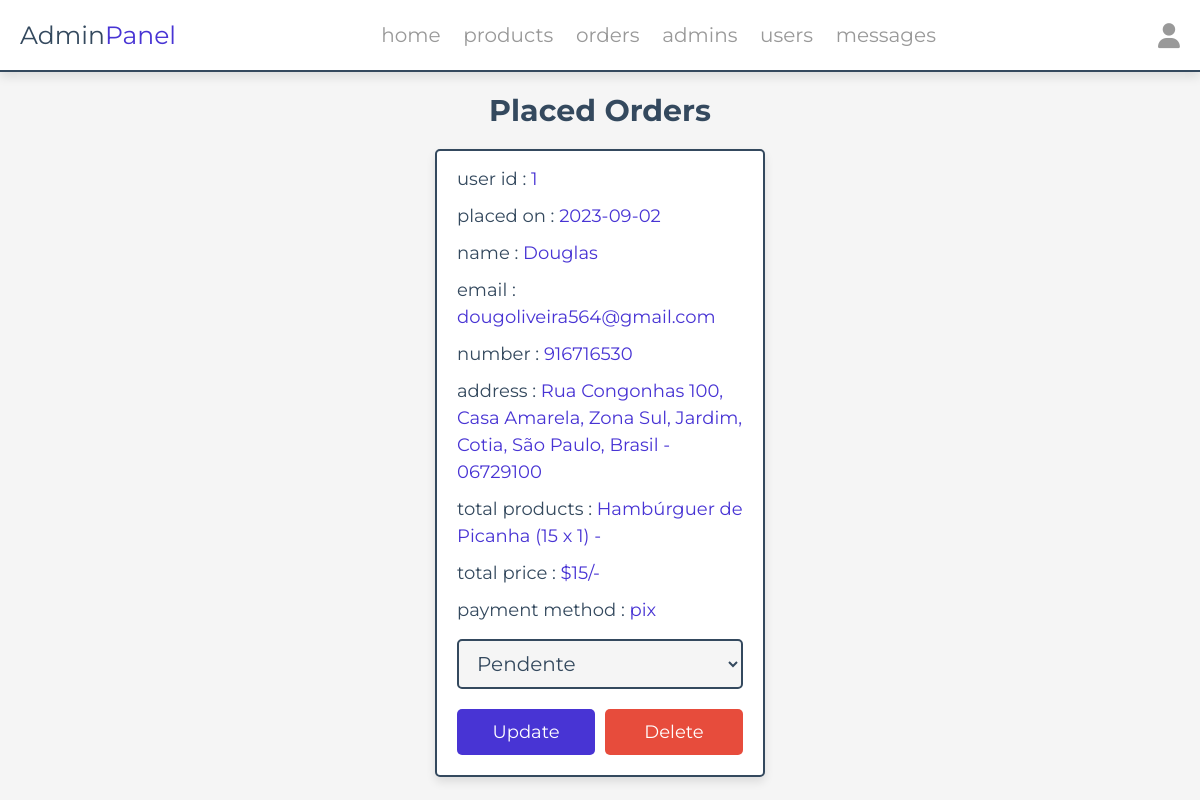
The page /admin/placed_orders.php (signed in) on the database its author committed.
### tables this page shows
CREATE TABLE `orders` (
  `id` int(100) NOT NULL,
  `user_id` int(100) NOT NULL,
  `name` varchar(20) NOT NULL,
  `number` varchar(10) NOT NULL,
  `email` varchar(50) NOT NULL,
  `method` varchar(50) NOT NULL,
  `address` varchar(500) NOT NULL,
  `total_products` varchar(1000) NOT NULL,
  `total_price` int(100) NOT NULL,
  `placed_on` date NOT NULL DEFAULT current_timestamp(),
  `payment_status` varchar(20) NOT NULL DEFAULT 'Pendente'
);

### admin/placed_orders.php (the view, shortened to what this page needs)
<?php
include '../components/connect.php';
?>
<!DOCTYPE html>
<html lang="en">
<head>
   <link rel="stylesheet" href="https://cdnjs.cloudflare.com/ajax/libs/font-awesome/6.1.1/css/all.min.css">
   <link rel="stylesheet" href="../css/admin_style.css">
</head>
<body>
<?php include '../components/admin_header.php' ?>
<section class="placed-orders">
   <h1 class="heading">placed orders</h1>
   <div class="box-container">
   <?php
      $select_orders = $conn->prepare("SELECT * FROM `orders`");
      $select_orders->execute();
      if($select_orders->rowCount() > 0){
         while($fetch_orders = $select_orders->fetch(PDO::FETCH_ASSOC)){
   ?>
   <div class="box">
      <p> user id : <span><?= $fetch_orders['user_id']; ?></span> </p>
      <p> placed on : <span><?= $fetch_orders['placed_on']; ?></span> </p>
      <p> name : <span><?= $fetch_orders['name']; ?></span> </p>
      <p> email : <span><?= $fetch_orders['email']; ?></span> </p>
      <p> number : <span><?= $fetch_orders['number']; ?></span> </p>
      <p> address : <span><?= $fetch_orders['address']; ?></span> </p>
      <p> total products : <span><?= $fetch_orders['total_products']; ?></span> </p>
      <p> total price : <span>$<?= $fetch_orders['total_price']; ?>/-</span> </p>
      <p> payment method : <span><?= $fetch_orders['method']; ?></span> </p>
      <form action="" method="POST">
         <select name="payment_status" class="drop-down">
            <option value="" selected disabled><?= $fetch_orders['payment_status']; ?></option>
         </select>
         <div class="flex-btn">
            <input type="submit" value="update" class="btn" name="update_payment">
            <a href="placed_orders.php?delete=<?= $fetch_orders['id']; ?>" class="delete-btn" onclick="return confirm('delete this order?');">delete</a>
         </div>
      </form>
   </div>
   <?php
      }
   }else{
      echo '<p class="empty">no orders placed yet!</p>';
   }
   ?>
   </div>
</section>
</body>
</html>

### css/admin_style.css (style rules this page uses)
:root { --main-color:#4834d4; --red:#e74c3c; --orange:#f39c12; --black:#34495e; --white:#fff; --light-bg:#f5f5f5; --light-color:#999; --border:.2rem solid var(--black); --box-shadow:0 .5rem 1rem rgba(0,0,0,.1); }
* { font-family: 'Montserrat', sans-serif; margin:0; padding:0; box-sizing: border-box; text-decoration: none; outline: none; border:none; }
html { font-size: 62.5%; overflow-x: hidden; }
body { background-color: var(--light-bg); }
section { max-width: 1200px; margin:0 auto; padding:2rem; }
.btn, .delete-btn, .option-btn { display: block; margin-top: 1rem; border-radius: .5rem; cursor: pointer; width: 100%; font-size: 1.8rem; color:var(--white); padding:1.2rem 3rem; text-transform: capitalize; text-align: center; }
.btn { background-color: var(--main-color); }
.delete-btn { background-color: var(--red); }
.flex-btn { display: flex; gap:1rem; }
.heading { text-align: center; margin-bottom: 2rem; text-transform: capitalize; color:var(--black); font-size: 3rem; }
.placed-orders .box-container { display: grid; grid-template-columns: repeat(auto-fit, 33rem); gap:1.5rem; justify-content: center; align-items: flex-start; }
.placed-orders .box-container .box { background-color: var(--white); border-radius: .5rem; box-shadow: var(--box-shadow); border:var(--border); padding:2rem; padding-top: 1rem; }
.placed-orders .box-container .box p { padding: .5rem 0; line-height: 1.5; font-size: 1.8rem; color:var(--black); }
.placed-orders .box-container .box p span { color:var(--main-color); }
.placed-orders .box-container .box .drop-down { width: 100%; margin:1rem 0; background-color: var(--light-bg); padding:1rem 1.4rem; font-size: 2rem; color:var(--black); border:var(--border); border-radius: .5rem; }

### rows shown on the page
orders: user "1", placed_on "2023-09-02", name "Douglas", email "dougoliveira564@gmail.com", number "916716530", address "Rua Congonhas 100, Casa Amarela, Zona Sul, Jardim, Cotia, São Paulo, Brasil - 06729100", total_products "Hambúrguer de Picanha (15 x 1) -", total_price "15", method "pix", payment_status "Pendente"
